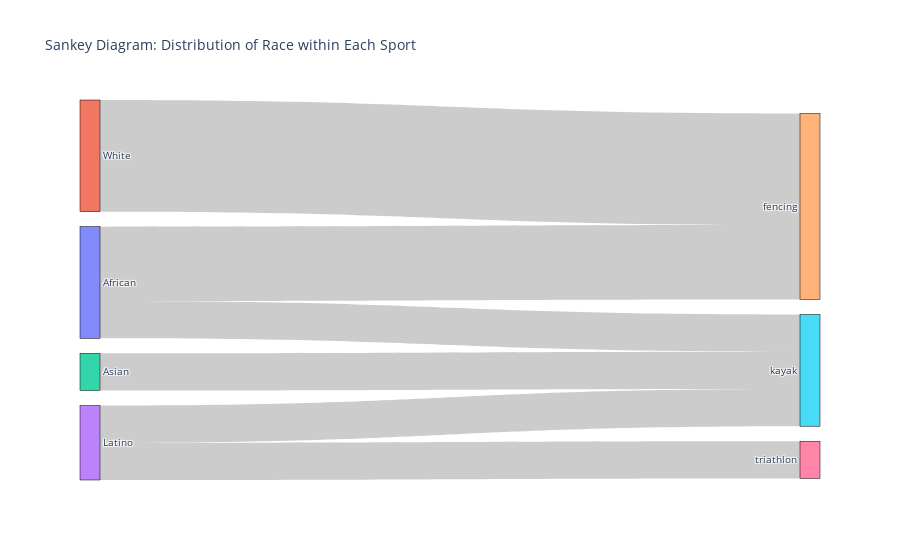

The code cell stored with this chart in its notebook:
### Markdown cell above
#### 26. Create a sankey diagram to show the groups of race within each sport

### Code cell
import plotly.graph_objects as go


ethni_col = 'Ethnicity' 
sport_col = 'sport' 

races = df_Athletes[ethni_col].unique()
sports = df_Athletes[sport_col].unique()

labels = list(races) + list(sports)

source = []
target = []
value = []

for i, race in enumerate(races):
    for j, sport in enumerate(sports):
        count = df_Athletes[(df_Athletes[ethni_col] == race) & (df_Athletes[sport_col] == sport)].shape[0]
        if count > 0:
            source.append(i)  # Index of the race in the labels list
            target.append(len(races) + j)  # Index of the sport in the labels list
            value.append(count)


fig = go.Figure(data=[go.Sankey(
    node=dict(
        pad=15,
        thickness=20,
        line=dict(color="black", width=0.5),
        label=labels,
    ),
    link=dict(
        source=source,
        target=target,
        value=value,
    )
)])

fig.update_layout(title_text="Sankey Diagram: Distribution of Race within Each Sport", font_size=10)
fig.show()

### Figure 1 — Plotly figure (JSON) as saved in the notebook; plotly's stock layout.template omitted (floating-point values rounded to 4 significant figures)
{"data": [{"link": {"source": [0, 0, 1, 2, 3, 3], "target": [4, 5, 4, 5, 5, 6], "value": [4, 2, 6, 2, 2, 2]}, "node": {"label": ["African", "White", "Asian", "Latino", "fencing", "kayak", "triathlon"], "line": {"color": "black", "width": 0.5}, "pad": 15, "thickness": 20}, "type": "sankey"}], "layout": {"autosize": true, "font": {"size": 10}, "title": {"text": "Sankey Diagram: Distribution of Race within Each Sport"}}}
